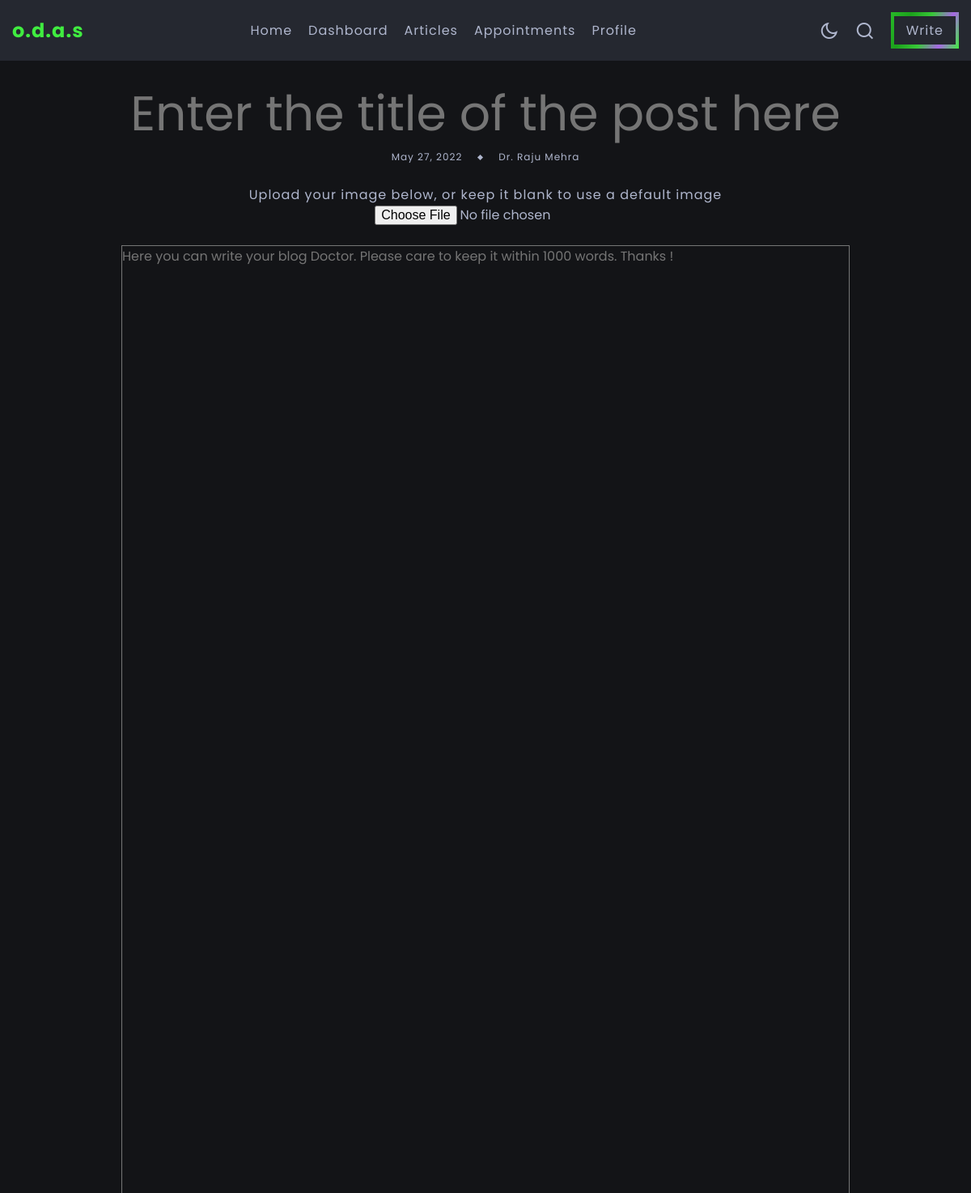
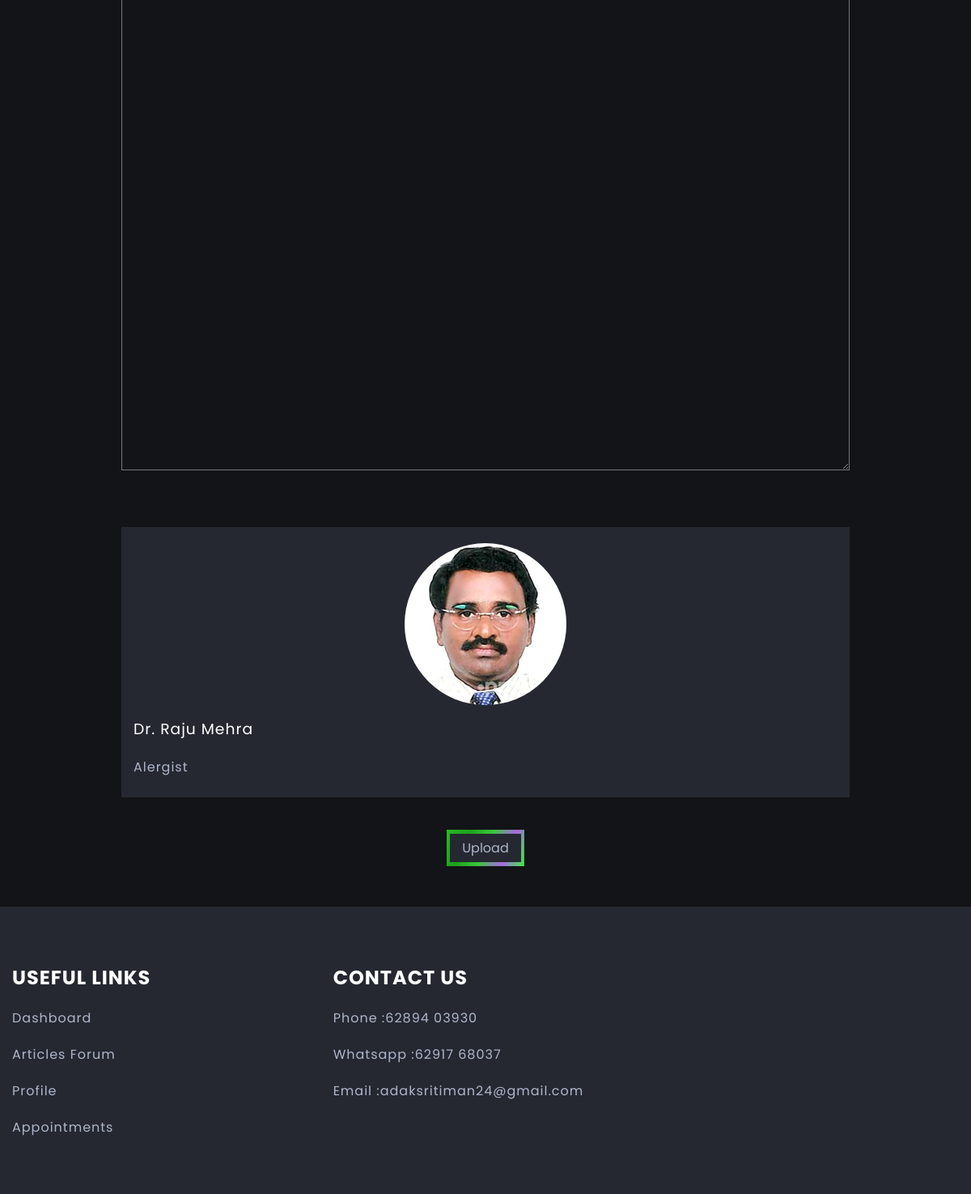
Screenshot of /articles/upload/ (signed in) with the database file from the repository (2 pictures, top to bottom).
### accounts/models.py (models this page shows)
class Doctor(User):
    CHOICES = [
        ('Male','Male'),
        ('Female','Female'),
        ('Others','Others'),
    ]
    SPECIALITIES= [
        ('Podiatrist','Podiatrist'),
        ('General','General'),
        ('Pediatrician','Pediatrician'),
        ('Endocrinologist','Endocrinologist'),
        ('NeuroLogist','Neurologist'),
        ('Rheumatologist','Rheumatologist'),
        ('Alergist','Allergist'),
        ('Psychiatrist','Psychiatrist'),
    ]
    gender = models.CharField(null = False, max_length=8, choices=CHOICES)
    contact = models.CharField(max_length=12)
    dob = models.DateField()
    speciality = models.CharField(null=False, choices = SPECIALITIES, max_length=20)
    bio = models.TextField(null=True, max_length=800, blank=True)
    yoe = models.IntegerField()
    charge = models.DecimalField(decimal_places=2,max_digits=7, max_length = 10)
    paypal = models.EmailField(max_length=70, null = True, blank = True)
    img = models.ImageField(upload_to = "doctor_images/", null = True, blank = True)
    sun_start = models.TimeField(null=True, blank=True)
    sun_end = models.TimeField(null = True, blank=True)
    mon_start = models.TimeField(null = True, blank=True)
    mon_end = models.TimeField(null = True, blank=True)
    tue_start = models.TimeField(null = True, blank=True)
    tue_end = models.TimeField(null = True, blank=True)
    wed_start = models.TimeField(null = True, blank=True)
    wed_end = models.TimeField(null = True, blank=True)
    thu_start = models.TimeField(null = True, blank=True)
    thu_end = models.TimeField(null = True, blank=True)
    fri_start = models.TimeField(null = True, blank=True)
    fri_end = models.TimeField(null = True, blank=True)
    sat_start = models.TimeField(null = True, blank=True)
    sat_end = models.TimeField(null = True, blank=True)

### article/views.py (the view, shortened to what this page needs)
# urls.py: path('upload/', views.UploadPage.as_view(), name='upload_article'),
class UploadPage(views.View):
    def get(self,request):
        if(request.user.is_authenticated):
            if(is_Doctor(request.user.id)):
                current_date=datetime.now().date()
                author_id=request.user.id
                author = Doctor.objects.get(pk=author_id)
                return render(request, 'article/uploadpage.html', {'date':current_date, 'author':author})
            else:
                messages.error(request, "cannotwrite")
                return redirect("/articles/home/")
        return redirect("/accounts/login/doctor/")

### article/views.py (called while the page is built)
def is_Doctor(id):
    try:
        doctor = Doctor.objects.get(pk = id)
        return True
    except Exception:
        return False

### article/templates/article/uploadpage.html (shortened to what this page needs)
{% extends 'article/base1.html' %}
{% block content %}
<section class="blog-post section-header-offset">
    <div class="blog-post-container container">
        <form action="#" enctype="multipart/form-data" method="post" name="uploader">
            <div class="blog-post-data">
                <input type="text" name="title" class="title blog-post-title" placeholder="Enter the title of the post here" role="div" required>
                <div class="article-data">
                    <span>{{date}}</span>
                    <span class="article-data-spacer"></span>
                    <span>Dr. {{author.first_name}} {{author.last_name}}</span>
                </div>
                Upload your image below, or keep it blank to use a default image
                <p>
                    <input type="file" name="imagein" id="imagein" accept="image/*">
                </p>
            </div>
            <div class="container">
                <textarea cols="40" rows="70" name="blog" placeholder="Here you can write your blog Doctor. Please care to keep it within 1000 words. Thanks !" required></textarea>
                <div class="author d-grid">
                    <div class="author-image-box">
                        {% if author.img %}
                        <img src="{{author.img.url}}" alt="Couldn't load image">
                        {% endif %}
                    </div>
                    <div class="author-about">
                        <h3 class="author-name">Dr. {{author.first_name}} {{author.last_name}}</h3>
                        <p>{{author.speciality}}</p>
                    </div>
                </div>
            </div>
            <button type="submit" class="btn upload-btn fancy-border">
                <span>Upload</span>
            </button>
    </div>
</section>
{% endblock content %}

### article/static/article/css/main.css (style rules this page uses)
:root { --light-color: #fff; --light-color-alt: #afb6cd; --dark-color: #131417; --dark-color-alt: #252830; --hover-color: rgb(64, 236, 64); --hover-color-alt: #fff; --transparent-light-color:rgba(255,255,255,0.05); --transparent-dark-color:rgba(0,0,0,0.75); --gradient-color: linear-gradient(115deg, rgb(40, 185, 40), rgb(28, 161, 28), rgb(56, 200, 56), #a767e5, var(--hover-color)); --font-family:'Poppins',sans-serif; --font-size-xsm:1.2rem; --font-size-sm:1.6rem; --font-size-md:2.4rem; --font-size-lg:3rem; --font-size-xl:4rem; --gap:2rem; --margin-sm:2rem; --margin-md:3rem; --item-min-height-sm:20rem; --item-min-height-md:30rem; }
* { margin: 0; padding: 0; box-sizing: border-box; }
html { font-size: 62.5%; }
body { font-family: var(--font-family); font-size: var(--font-size-sm); color: var(--light-color-alt); background-color: var(--dark-color); letter-spacing: 1px; transition: background-color .25s, color .25s; }
img { max-width: 100%; display: block; }
input, button { font: inherit; color: inherit; border: none; background-color: transparent; outline: none; }
.container { max-width: 160rem; margin: 0 auto; padding: 0 1.5rem; }
.d-grid { display: grid; }
.section-header-offset { margin-top: 5rem; }
.article-data-spacer { width: 0.5rem; height: 0.5rem; background-color: var(--light-color-alt); transform: rotate(45deg); }
.article-data { display: flex; align-items: center; gap: var(--gap); font-size: var(--font-size-xsm); margin-bottom: 1rem; }
.title { padding-top: 2rem; color: var(--light-color); }
.btn { cursor: pointer; }
.upload-btn { padding: 1rem 0.4rem; margin-top: 4rem; display: block; margin-left: auto; margin-right: auto; }
.blog-post { padding-bottom: 5rem; }
.blog-post-data { display: flex; flex-direction: column; align-items: center; text-align: center; padding-block: 2.5rem; }
.blog-post-data input { width: 80%; align-items: center; text-align: center; }
textarea { font: inherit; color: inherit; background-color: transparent; outline: 1px var(--light-color); }
.blog-post-title { font-size: clamp(3rem, 5vw, 6rem); }
.blog-post-data .article-data { margin-bottom: 2.5rem; }
.blog-post-container .container { max-width: 90rem; padding: 0; display: flex; flex-direction: column; gap: var(--gap); }
.author { margin-top: 5rem; gap: var(--gap); background-color: var(--dark-color-alt); }
.author-image-box { position: relative; height: var(--item-min-height-sm); }
.author-about { padding: 1.5rem; display: flex; flex-direction: column; gap: var(--gap); }
.author-name { color: var(--light-color); font-weight: 400; }
.author p { max-width: 50rem; margin-bottom: 1rem; }
.author-image-box img { position: absolute; width: 200px; height: 200px; border-radius: 150px; transition: transform 0.25s; transform: translateX(-50%); left: 50%; top: 10%; }
.fancy-border { position: relative; overflow: hidden; }
.fancy-border::before { content: ''; position: absolute; top: 0; left: 0; width: 200%; height: 100%; background: var(--gradient-color); background-size: 50% 100%; z-index: 5; }
.fancy-border span { position: relative; z-index: 10; padding: 0.6rem 1.5rem; background-color: var(--dark-color-alt); }

### rows the page displays
Doctor: img (picture), speciality "Alergist"

### other values shown
{{ author.first_name }} "Raju"
{{ author.last_name }} "Mehra"
